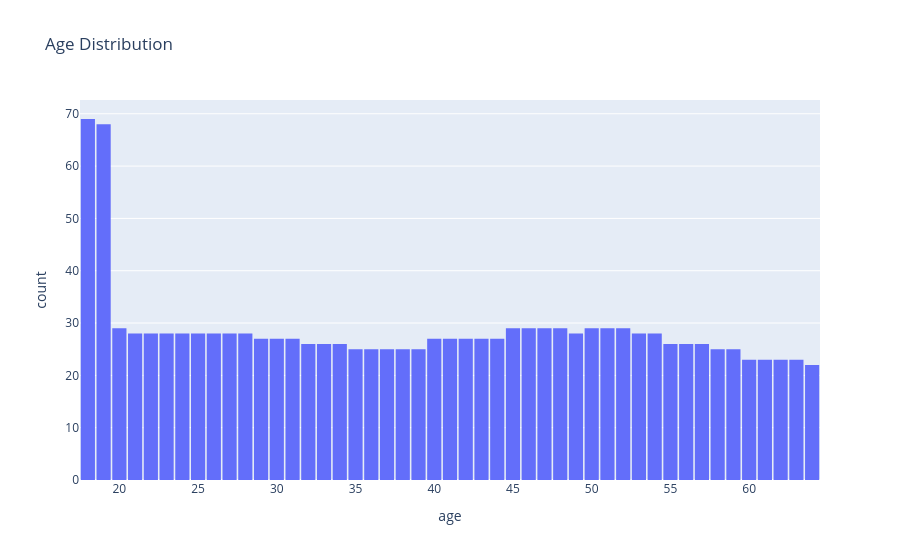

Notebook source saved alongside this figure:
### Code cell
import plotly.express as px
fig=px.histogram(medical_df,x='age',nbins=47,title='Age Distribution')
fig.update_layout(bargap=0.1).
fig.show()

### Figure 1 — Plotly figure (JSON) as saved in the notebook; plotly's stock layout.template omitted (floating-point values rounded to 4 significant figures; data arrays with more than 128 entries replaced by an {"elided": "..."} marker saying what was removed)
{"data": [{"bingroup": "x", "hovertemplate": "age=%{x}<br>count=%{y}<extra></extra>", "legendgroup": "", "marker": {"color": "#636efa", "pattern": {"shape": ""}}, "name": "", "nbinsx": 47, "orientation": "v", "showlegend": false, "type": "histogram", "x": {"elided": "1338 int values"}, "xaxis": "x", "yaxis": "y"}], "layout": {"bargap": 0.1, "barmode": "relative", "legend": {"tracegroupgap": 0}, "title": {"text": "Age Distribution"}, "xaxis": {"anchor": "y", "domain": [0, 1], "title": {"text": "age"}}, "yaxis": {"anchor": "x", "domain": [0, 1], "title": {"text": "count"}}}}
